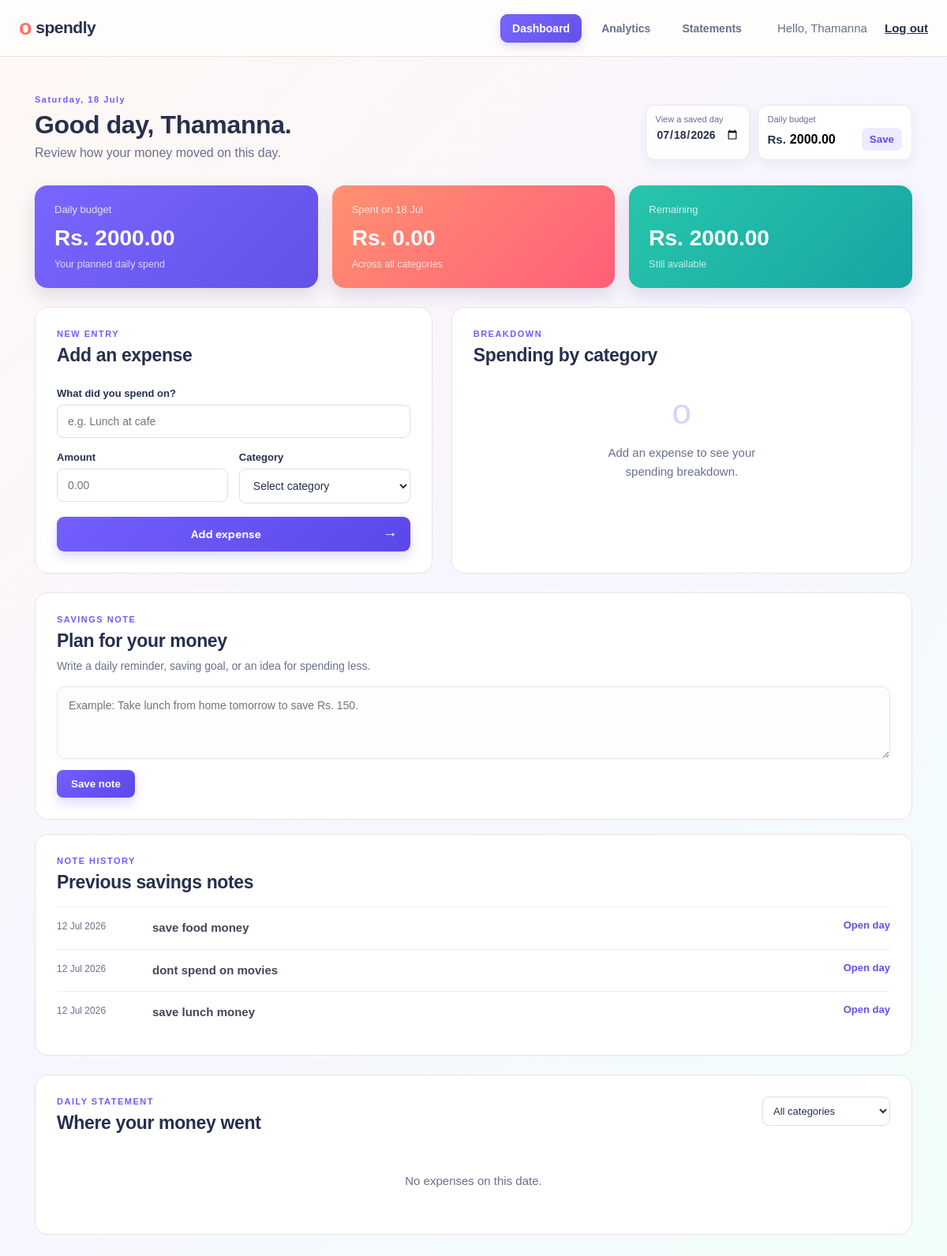
The app's page / (signed in) with its own data.
### planner/models.py (models this page shows, shortened)
class DailyBudget(models.Model):
    user = models.OneToOneField(User, on_delete=models.CASCADE)
    amount = models.DecimalField(max_digits=10, decimal_places=2, default=1000)

class DailyNote(models.Model):
    user = models.ForeignKey(User, on_delete=models.CASCADE, related_name='daily_notes')
    note_date = models.DateField()
    content = models.TextField(blank=True, max_length=1000)
    updated_at = models.DateTimeField(auto_now=True)
    class Meta:
        ordering = ['-note_date', '-updated_at']

### planner/views.py (the view, shortened to what this page needs)
# urls.py: 2. Add a URL to urlpatterns:  path('', views.home, name='home')
@login_required(login_url='login')
def home(request):
    today = timezone.localdate()
    budget, _ = DailyBudget.objects.get_or_create(user=request.user)
    selected_date = parse_date(request.GET.get('date', '')) or today
    if selected_date > today:
        selected_date = today
    selected_category = request.GET.get('category', '')
    expenses = Expense.objects.filter(user=request.user, spent_on=selected_date)
    if selected_category in dict(Expense.Category.choices):
        expenses = expenses.filter(category=selected_category)
    spent_today = expenses.aggregate(total=Sum('amount'))['total'] or Decimal('0')
    all_today = Expense.objects.filter(user=request.user, spent_on=selected_date)
    chart_rows = all_today.values('category').annotate(total=Sum('amount')).order_by('category')
    colors = ['#6c63ff', '#ff8a65', '#26a69a', '#f4b942', '#ec6c89', '#4b8cff', '#9c6ade']
    chart_data = [
        {'label': Expense.Category(row['category']).label, 'total': float(row['total']), 'color': colors[index % len(colors)]}
        for index, row in enumerate(chart_rows)
    ]
    total_all = all_today.aggregate(total=Sum('amount'))['total'] or Decimal('0')
    day_notes = DailyNote.objects.filter(user=request.user, note_date=selected_date)
    previous_notes = DailyNote.objects.filter(user=request.user).exclude(
        note_date=selected_date
    ).exclude(content='').order_by('-note_date')[:7]
    return render(request, 'home.html', {
        'budget': budget.amount, 'spent_today': total_all, 'remaining': budget.amount - total_all,
        'expenses': expenses, 'categories': Expense.Category.choices, 'selected_category': selected_category,
        'chart_data': chart_data, 'chart_data_json': json.dumps(chart_data), 'today': today,
        'selected_date': selected_date, 'day_notes': day_notes, 'previous_notes': previous_notes,
    })

### templates/home.html (shortened to what this page needs)
{% load static %}
<!doctype html>
<html lang="en">
<head>
  <link rel="stylesheet" href="{% static 'planner.css' %}">
  <link rel="stylesheet" href="{% static 'notes.css' %}">
  <link rel="stylesheet" href="{% static 'theme.css' %}">
</head>
<body>
  <header class="topbar"><a class="brand" href="{% url 'home' %}"><span>o</span> spendly</a>
    <nav class="main-nav" aria-label="Main navigation"><a class="active" href="{% url 'home' %}">Dashboard</a><a
        href="{% url 'analytics' %}">Analytics</a><a href="{% url 'statements' %}">Statements</a></nav>
    <div class="user">Hello, {{ request.user.username }} <a href="{% url 'logout' %}">Log out</a></div>
  </header>
  <main class="container">
    <section class="hero">
      <div>
        <p class="eyebrow">{{ selected_date|date:"l, d F" }}</p>
        <h1>{% if selected_date == today %}Good day{% else %}Your daily summary{% endif %}, {{ request.user.username }}.
        </h1>
        <p>Review how your money moved on this day.</p>
      </div>
      <div class="hero-actions">
        <form class="date-picker" method="get"><label>View a saved day</label><input type="date" name="date"
            value="{{ selected_date|date:'Y-m-d' }}" max="{{ today|date:'Y-m-d' }}" onchange="this.form.submit()">
        </form>
        <form class="budget-form" method="post">{% csrf_token %}<input type="hidden" name="action"
            value="budget"><label>Daily budget</label>
          <div><span>Rs.</span><input type="number" name="budget_amount" min="0" step="0.01"
              value="{{ budget }}"><button>Save</button></div>
        </form>
      </div>
    </section>
    <section class="summary">
      <article class="card purple">
        <p>Daily budget</p>
        <h2>Rs. {{ budget|floatformat:2 }}</h2><small>Your planned daily spend</small>
      </article>
      <article class="card coral">
        <p>Spent on {{ selected_date|date:"d M" }}</p>
        <h2>Rs. {{ spent_today|floatformat:2 }}</h2><small>Across all categories</small>
      </article>
      <article class="card teal">
        <p>Remaining</p>
        <h2>Rs. {{ remaining|floatformat:2 }}</h2><small>{% if remaining < 0 %}Over your budget{% else %}Still
            available{% endif %}</small>
      </article>
    </section>
    <section class="layout">
      <div class="panel add-panel">
        <div class="panel-heading">
          <div>
            <p class="eyebrow">NEW ENTRY</p>
            <h2>Add an expense</h2>
          </div>
        </div>
        <form method="post" class="expense-form">{% csrf_token %}<input type="hidden" name="action"
            value="expense"><label>What did you spend on?<input name="title" placeholder="e.g. Lunch at cafe" required
              maxlength="100"></label>
          <div class="form-row"><label>Amount<input name="amount" type="number" placeholder="0.00" min="0.01"
                step="0.01" required></label><label>Category<select name="category" required>
                <option value="" selected disabled>Select category</option>
              </select></label></div><button class="primary">Add expense <span>&rarr;</span></button>
        </form>
      </div>
      <div class="panel chart-panel">
        <div class="panel-heading">
          <div>
            <p class="eyebrow">BREAKDOWN</p>
            <h2>Spending by category</h2>
          </div>
        </div>{% if chart_data %}<div class="chart-wrap">
          <div class="donut" id="donut">
            <div><strong>Rs. {{ spent_today|floatformat:0 }}</strong><span>spent</span></div>
          </div>
          <div class="legend">{% for item in chart_data %}<div><i style="background:{{ item.color }}"></i><span>{{ item.label }}</span><b>Rs. {{ item.total|floatformat:0 }}</b></div>{% endfor %}</div>
        </div>{% else %}<div class="empty-chart"><span>o</span>
          <p>Add an expense to see your<br>spending breakdown.</p>
        </div>{% endif %}
      </div>
    </section>
    <section class="panel notes">
      <div class="panel-heading">
        <div>
          <p class="eyebrow">SAVINGS NOTE</p>
          <h2>Plan for your money</h2>
        </div>
      </div>
      <p>Write a daily reminder, saving goal, or an idea for spending less.</p>
      <form method="post">{% csrf_token %}<input type="hidden" name="action" value="note"><textarea name="content"
          maxlength="1000" placeholder="Example: Take lunch from home tomorrow to save Rs. 150."></textarea><button
          class="note-save">Save note</button></form>
    </section>
    {% if previous_notes %}<section class="panel previous-notes">
      <div class="panel-heading">
        <div>
          <p class="eyebrow">NOTE HISTORY</p>
          <h2>Previous savings notes</h2>
        </div>
      </div>
      <div class="previous-note-list">{% for previous_note in previous_notes %}<article><time>{{ previous_note.note_date|date:"d M Y" }}</time>
          <p>{{ previous_note.content|linebreaksbr }}</p><a
            href="{% url 'home' %}?date={{ previous_note.note_date|date:'Y-m-d' }}">Open day</a>
        </article>{% endfor %}</div>
    </section>{% endif %}
    <section class="panel statement">
      <div class="statement-header">
        <div>
          <p class="eyebrow">DAILY STATEMENT</p>
          <h2>Where your money went</h2>
        </div>
        <form method="get"><input type="hidden" name="date" value="{{ selected_date|date:'Y-m-d' }}"><select
            name="category" onchange="this.form.submit()">
            <option value="">All categories</option>
          </select></form>
      </div>{% if expenses %}<div class="expense-list">{% for expense in expenses %}<article>
          <div class="expense-icon {{ expense.category }}">{{ expense.get_category_display|slice:":1" }}</div>
          <div class="expense-name">
            <h3>{{ expense.title }}</h3>
            <p>{{ expense.get_category_display }} - {{ expense.spent_on|date:"d M" }}</p>
          </div><strong>- Rs. {{ expense.amount|floatformat:2 }}</strong>
        </article>{% endfor %}</div>{% else %}<div class="no-expenses">No expenses on this date.</div>{% endif %}
    </section>
  </main>
</body>
</html>

### static/planner.css (style rules this page uses)
.main-nav { display:flex;align-items:center;gap:10px;margin-left:auto;margin-right:30px }
.main-nav a { color:var(--muted);font-size:14px;font-weight:700;text-decoration:none;padding:9px 14px;border:1px solid transparent;border-radius:9px;background:#fffdfb;transition:background .2s ease,color .2s ease,border-color .2s ease,box-shadow .2s ease }
.main-nav a.active { color:#fff;background:linear-gradient(135deg,#7966ff,#6252e8);border-color:#6b58ed;box-shadow:0 5px 12px rgba(91,72,232,.2) }
:root { --ink:#1c2034;--muted:#777b91;--paper:#faf9f7;--line:#ebe9e4;--purple:#6c63ff;--coral:#ff7e6b;--teal:#31b99b }
* { box-sizing:border-box }
body { margin:0;background:var(--paper);font:15px 'DM Sans',sans-serif;color:var(--ink) }
.topbar { height:72px;background:#fff;display:flex;align-items:center;justify-content:space-between;padding:0 max(24px,calc((100vw - 1160px)/2));border-bottom:1px solid var(--line) }
.brand { font-weight:700;text-decoration:none;color:var(--ink);font-size:21px;letter-spacing:-1px }
.brand span { color:var(--purple);font-size:27px;vertical-align:-2px }
.user { color:var(--muted) }
.user a { margin-left:18px;color:var(--ink);font-weight:600 }
.container { max-width:1160px;margin:auto;padding:48px 24px 70px }
.hero { display:flex;align-items:end;justify-content:space-between;margin-bottom:32px }
.eyebrow { font-size:11px;letter-spacing:1.5px;font-weight:700;color:var(--purple);margin:0 0 8px }
.hero h1,h1 { font:700 34px 'Playfair Display',serif;margin:0 0 8px;letter-spacing:-.8px }
.hero>div>p:last-child,.auth-copy { margin:0;color:var(--muted);font-size:16px }
.budget-form { background:#fff;border:1px solid var(--line);padding:11px 12px;border-radius:12px }
.budget-form label { display:block;font-size:11px;color:var(--muted);margin-bottom:5px }
.budget-form div { display:flex;align-items:center }
.budget-form span { font-weight:700 }
.budget-form input { width:96px;border:0;font:600 16px 'DM Sans';outline:0;padding-left:5px }
.budget-form button { border:0;border-radius:7px;background:#efedff;color:#5049d3;padding:7px 10px;font-weight:700;cursor:pointer }
.summary { display:grid;grid-template-columns:repeat(3,1fr);gap:18px;margin-bottom:24px }
.card { border-radius:16px;padding:23px 25px;color:#fff }
.card p { margin:0;opacity:.8;font-size:13px }
.card h2 { font-size:28px;margin:13px 0 7px }
.card small { opacity:.75 }
.purple { background:var(--purple) }
.coral { background:var(--coral) }
.teal { background:var(--teal) }
.layout { display:grid;grid-template-columns:1fr 1.16fr;gap:24px;margin-bottom:24px }
.panel { background:#fff;border:1px solid var(--line);border-radius:17px;padding:27px }
.panel-heading,.statement-header { display:flex;justify-content:space-between;align-items:start }
.panel h2 { font:700 23px 'Playfair Display',serif;margin:0 }
.expense-form { margin-top:27px }
.expense-form label,.auth-form label { display:block;font-size:13px;font-weight:600;margin-bottom:17px }
.expense-form input,.expense-form select,.auth-form input,.statement-header select { width:100%;margin-top:7px;border:1px solid #dfdde5;border-radius:8px;padding:12px 13px;color:var(--ink);font:14px 'DM Sans';background:white;outline-color:var(--purple) }
.form-row { display:grid;grid-template-columns:1fr 1fr;gap:14px }
.primary { border:0;width:100%;padding:13px 16px;background:var(--purple);color:#fff;border-radius:9px;font:700 14px 'DM Sans';cursor:pointer }
.primary span { float:right;font-size:19px;line-height:13px }
.empty-chart { min-height:194px;display:grid;place-content:center;text-align:center;color:var(--muted) }
.empty-chart span { font-size:44px;color:#dedbe8 }
.empty-chart p { line-height:1.6 }
.statement-header { margin-bottom:19px }
.statement-header select { margin:0;width:162px;padding:9px;font-size:13px }
.no-expenses { text-align:center;color:var(--muted);padding:32px }

### records on screen
DailyBudget: budget_amount "2000.00", amount "2000.00"
DailyNote: note_date "12 Jul 2026", content "save food money"
DailyNote: note_date "12 Jul 2026", content "dont spend on movies"
DailyNote: note_date "12 Jul 2026", content "save lunch money"

### other values on screen
{{ request.user.username }} "Thamanna"
{{ selected_date|date:"l, d F" }} "Saturday, 18 July"
{{ selected_date|date:"d M" }} "18 Jul"
{{ spent_today|floatformat:2 }} "0.00"
{{ remaining|floatformat:2 }} "2000.00"
